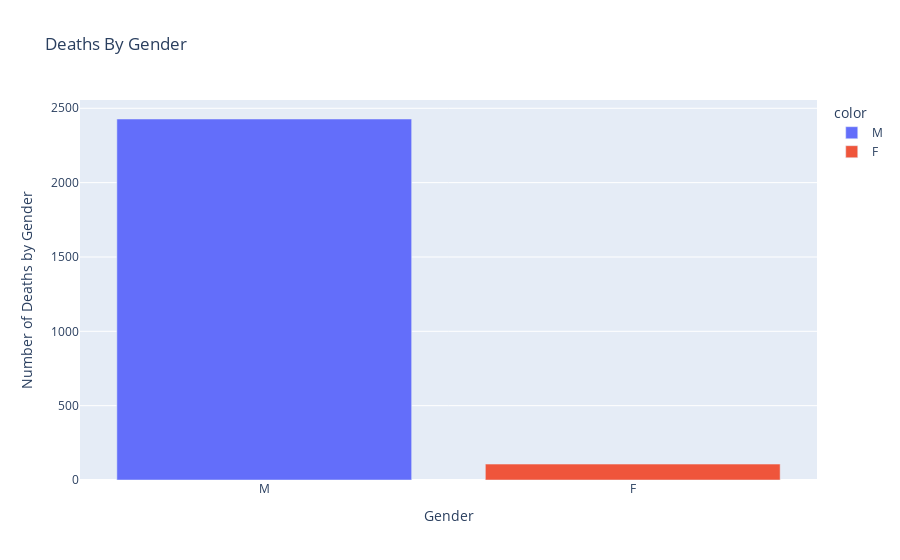

Source (notebook cell):
### Code cell
fig = px.bar(x=count.index, y=count.values, 
							hover_name=count.values, color=count.index,
							color_continuous_scale='Agsunset', title='Deaths By Gender')
fig.update_layout(xaxis_title='Gender', yaxis_title='Number of Deaths by Gender', 
									coloraxis_showscale=False)
fig.update_traces(hovertemplate='Gender: %{x} <br>Nr of Deaths: %{y}')
fig.show()

### Figure 1 — Plotly figure (JSON) as saved in the notebook; plotly's stock layout.template omitted (floating-point values rounded to 4 significant figures)
{"data": [{"alignmentgroup": "True", "hovertemplate": "Gender: %{x} <br>Nr of Deaths: %{y}", "hovertext": [2428], "legendgroup": "M", "marker": {"color": "#636efa", "pattern": {"shape": ""}}, "name": "M", "offsetgroup": "M", "orientation": "v", "showlegend": true, "textposition": "auto", "type": "bar", "x": ["M"], "xaxis": "x", "y": [2428], "yaxis": "y"}, {"alignmentgroup": "True", "hovertemplate": "Gender: %{x} <br>Nr of Deaths: %{y}", "hovertext": [107], "legendgroup": "F", "marker": {"color": "#EF553B", "pattern": {"shape": ""}}, "name": "F", "offsetgroup": "F", "orientation": "v", "showlegend": true, "textposition": "auto", "type": "bar", "x": ["F"], "xaxis": "x", "y": [107], "yaxis": "y"}], "layout": {"autosize": true, "barmode": "relative", "coloraxis": {"showscale": false}, "legend": {"title": {"text": "color"}, "tracegroupgap": 0}, "title": {"text": "Deaths By Gender"}, "xaxis": {"anchor": "y", "autorange": true, "domain": [0, 1], "range": [-0.5, 1.5], "title": {"text": "Gender"}, "type": "category"}, "yaxis": {"anchor": "x", "autorange": true, "domain": [0, 1], "range": [0, 2556.0], "title": {"text": "Number of Deaths by Gender"}, "type": "linear"}}}
